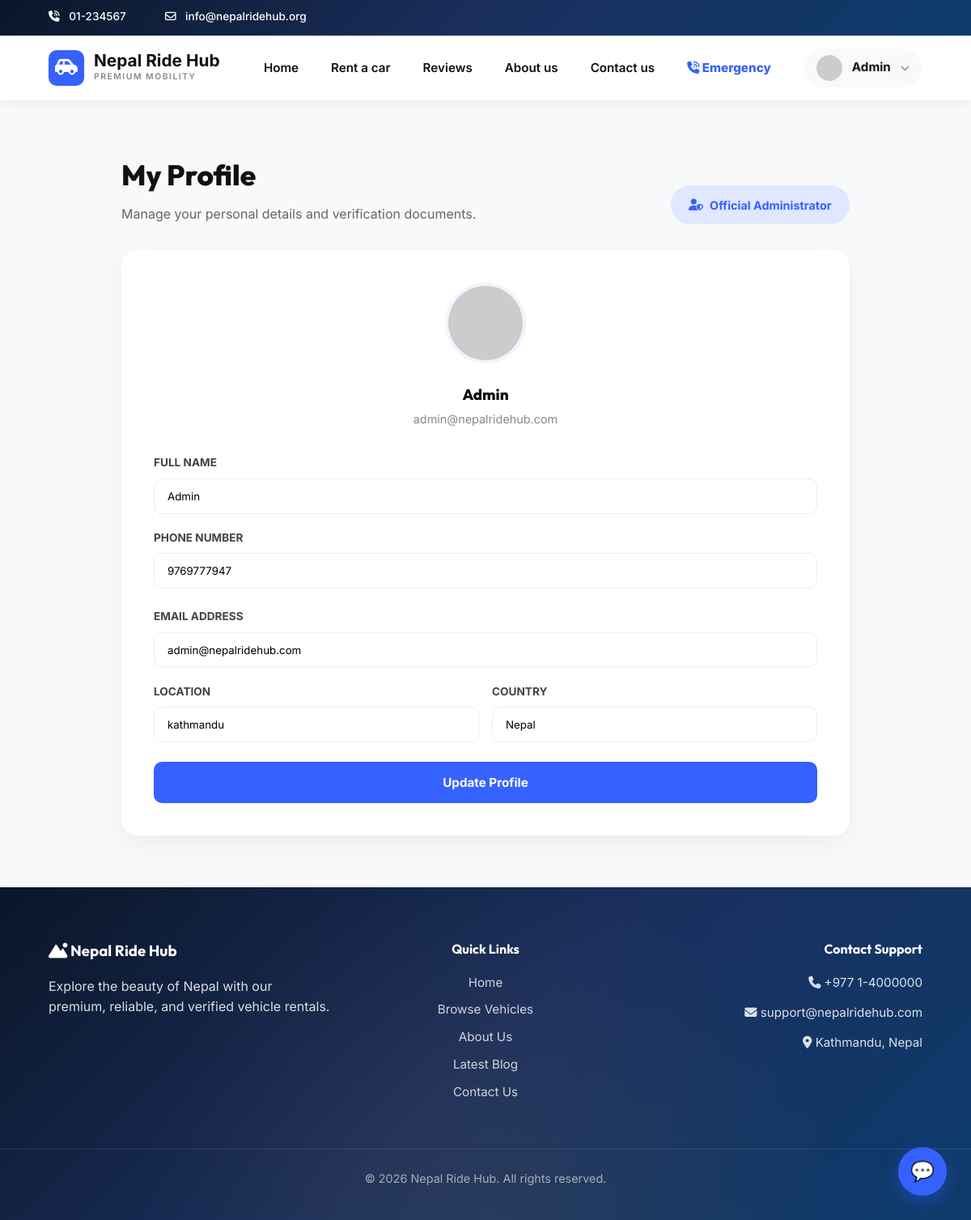
The app's page /profile.php (signed in) with its own data.
### tables this page shows
CREATE TABLE `users` (
  `id` int(11) NOT NULL AUTO_INCREMENT,
  `name` varchar(100) NOT NULL,
  `email` varchar(100) NOT NULL,
  `password_hash` varchar(255) NOT NULL,
  `phone` varchar(20) NOT NULL,
  `location` varchar(255) DEFAULT NULL,
  `country` varchar(100) DEFAULT NULL,
  `role` enum('customer','admin') DEFAULT 'customer',
  `created_at` timestamp NOT NULL DEFAULT current_timestamp(),
  `two_factor_secret` varchar(255) DEFAULT NULL,
  `two_factor_enabled` tinyint(1) DEFAULT 0,
  `two_factor_type` enum('none','totp','email') DEFAULT 'none',
  `backup_codes` text DEFAULT NULL,
  `facebook_id` varchar(100) DEFAULT NULL,
  `auth_provider` enum('standard','facebook') DEFAULT 'standard',
  `profile_photo` varchar(255) DEFAULT NULL,
  PRIMARY KEY (`id`),
  UNIQUE KEY `email` (`email`)
);

### profile.php (the view, shortened to what this page needs)
<?php
include 'includes/header.php';
require_once 'includes/db_connect.php';
$userId = $_SESSION['user_id'];
$stmt = $pdo->prepare("SELECT * FROM users WHERE id = ?");
$stmt->execute([$userId]);
$user = $stmt->fetch();
$isVerified = true;
$role = $_SESSION['role'] ?? 'customer';
?>
<section style="padding: 4rem 0; background: #f8f9fa; min-height: 80vh;">
    <div class="container">
        <div style="max-width: 900px; margin: 0 auto;">
            <div style="display: flex; justify-content: space-between; align-items: flex-end; margin-bottom: 2rem;">
                <div>
                    <h2
                        style="font-family: 'Outfit', sans-serif; font-size: 2.2rem; font-weight: 800; color: #111; margin-bottom: 0.5rem;">
                        My Profile</h2>
                    <p style="color: #666;">Manage your personal details and verification documents.</p>
                </div>
                <?php if ($role === 'customer'): ?>
                    <div
                        style="padding: 0.8rem 1.4rem; border-radius: 50px; font-weight: 700; font-size: 0.9rem; background: <?php echo $isVerified ? '#d4edda' : '#fff3cd'; ?>; color: <?php echo $isVerified ? '#155724' : '#856404'; ?>; display: flex; align-items: center; gap: 0.5rem;">
                        <i class="fa-solid <?php echo $isVerified ? 'fa-circle-check' : 'fa-circle-exclamation'; ?>"></i>
                        <?php echo $isVerified ? 'Fully Verified' : 'Verification Required'; ?>
                    </div>
                <?php else: ?>
                    <div
                        style="padding: 0.8rem 1.4rem; border-radius: 50px; font-weight: 700; font-size: 0.9rem; background: #e0e7ff; color: #3561ff; display: flex; align-items: center; gap: 0.5rem;">
                        <i class="fa-solid fa-user-shield"></i>
                        Official Administrator
                    </div>
                <?php endif; ?>
            </div>
            <div
                style="display: grid; grid-template-columns: <?php echo $role === 'admin' ? '1fr' : '1fr 1.5fr'; ?>; gap: 2rem;">
                <div
                    style="background: #fff; padding: 2.5rem; border-radius: 20px; box-shadow: 0 10px 30px rgba(0,0,0,0.05);">
                    <div style="text-align: center; margin-bottom: 2rem;">
                        <img src="https://ui-avatars.com/api/?name=<?php echo urlencode($user['name']); ?>&background=3561ff&color=fff&size=128"
                            alt="Avatar"
                            style="width: 100px; height: 100px; border-radius: 50%; margin-bottom: 1rem; border: 4px solid #f0f4ff;">
                        <h3 style="font-weight: 800; color: #111; margin-bottom: 0.2rem;">
                            <?php echo htmlspecialchars($user['name']); ?>
                        </h3>
                        <p style="color: #888; font-size: 0.9rem;"><?php echo htmlspecialchars($user['email']); ?></p>
                    </div>
                    <form id="profileForm">
                        <div style="margin-bottom: 1.2rem;">
                            <label
                                style="display: block; font-weight: 700; font-size: 0.85rem; color: #444; margin-bottom: 0.5rem; text-transform: uppercase;">Full
                                Name</label>
                            <input type="text" name="name" value="<?php echo htmlspecialchars($user['name']); ?>"
                                required
                                style="width: 100%; padding: 0.8rem 1rem; border: 1.5px solid #eee; border-radius: 10px; font-family: 'Inter', sans-serif;">
                        </div>
                        <div style="margin-bottom: 1.5rem;">
                            <label
                                style="display: block; font-weight: 700; font-size: 0.85rem; color: #444; margin-bottom: 0.5rem; text-transform: uppercase;">Phone
                                Number</label>
                            <input type="text" name="phone" value="<?php echo htmlspecialchars($user['phone']); ?>"
                                required
                                style="width: 100%; padding: 0.8rem 1rem; border: 1.5px solid #eee; border-radius: 10px; font-family: 'Inter', sans-serif;">
                        </div>
                        <div style="margin-bottom: 1.2rem;">
                            <label
                                style="display: block; font-weight: 700; font-size: 0.85rem; color: #444; margin-bottom: 0.5rem; text-transform: uppercase;">Email
                                Address</label>
                            <input type="email" name="email" value="<?php echo htmlspecialchars($user['email']); ?>"
                                required
                                style="width: 100%; padding: 0.8rem 1rem; border: 1.5px solid #eee; border-radius: 10px; font-family: 'Inter', sans-serif;">
                        </div>
                        <div style="display: grid; grid-template-columns: 1fr 1fr; gap: 1rem; margin-bottom: 1.5rem;">
                            <div>
                                <label
                                    style="display: block; font-weight: 700; font-size: 0.85rem; color: #444; margin-bottom: 0.5rem; text-transform: uppercase;">Location</label>
                                <input type="text" name="location"
                                    value="<?php echo htmlspecialchars($user['location'] ?? ''); ?>"
                                    placeholder="e.g. Kathmandu"
                                    style="width: 100%; padding: 0.8rem 1rem; border: 1.5px solid #eee; border-radius: 10px; font-family: 'Inter', sans-serif;">
                            </div>
                            <div>
                                <label
                                    style="display: block; font-weight: 700; font-size: 0.85rem; color: #444; margin-bottom: 0.5rem; text-transform: uppercase;">Country</label>
                                <input type="text" name="country"
                                    value="<?php echo htmlspecialchars($user['country'] ?? ''); ?>" placeholder="Nepal"
                                    style="width: 100%; padding: 0.8rem 1rem; border: 1.5px solid #eee; border-radius: 10px; font-family: 'Inter', sans-serif;">
                            </div>
                        </div>
                        <button type="submit" class="btn-blue-solid"
                            style="width: 100%; padding: 1rem; border-radius: 10px; font-weight: 700;">Update
                            Profile</button>
                    </form>
                </div>
            </div>
        </div>
    </div>
</section>
<?php include 'includes/footer.php'; ?>

### css/style.css (style rules this page uses)
:root { --primary-red: #da291c; --primary-blue: #003893; --dark-bg: #121212; --light-bg: #f8f9fa; --white: #ffffff; --gray-text: #6c757d; --border-color: #e0e0e0; --success: #28a745; --danger: #dc3545; --shadow: 0 4px 6px rgba(0, 0, 0, 0.1); --transition: all 0.3s ease; }
* { margin: 0; padding: 0; box-sizing: border-box; }
body { font-family: 'Inter', sans-serif; line-height: 1.6; color: #333; background-color: var(--light-bg); }
h1, h2, h3, h4, h5, h6 { font-family: 'Outfit', sans-serif; color: var(--primary-blue); }
.container { width: 90%; max-width: 1200px; margin: 0 auto; }
:root { --new-blue: #3561ff; --hero-bg: #f9f9f9; }
.btn-blue-solid { background-color: var(--new-blue); color: var(--white) !important; padding: 0.6rem 1.8rem; border-radius: 8px; font-weight: 600; font-size: 0.95rem; font-family: 'Inter', sans-serif; text-decoration: none; display: inline-block; border: none; cursor: pointer; transition: background-color 0.2s; white-space: nowrap; }

### records on screen
users: name "Admin", email "admin@nepalridehub.com", phone "9769777947", location "kathmandu", country "Nepal"

### other values on screen
$_SESSION['name'] "Admin"
